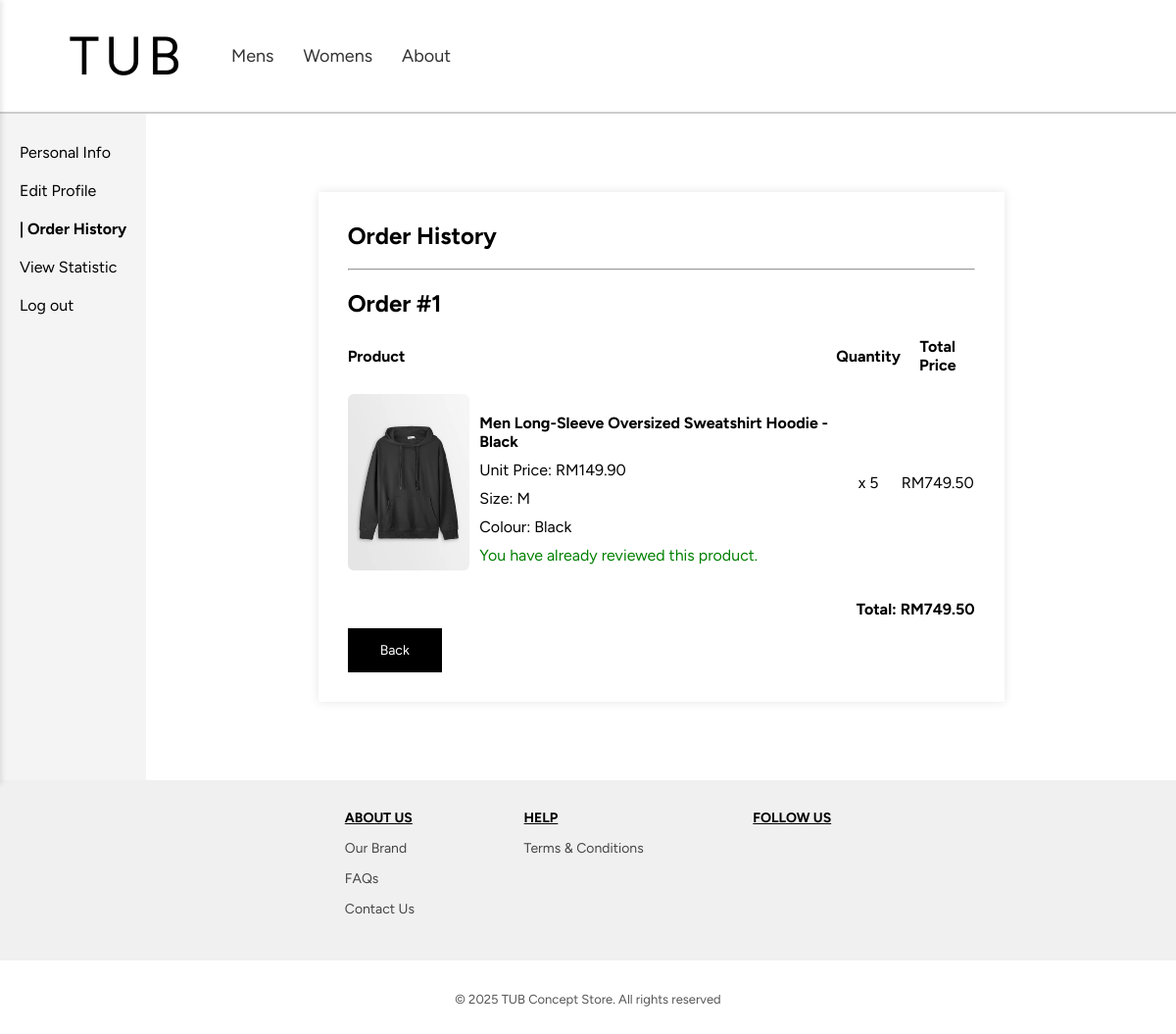
Screenshot of /profile/orderHistory.php?order_id=1 (signed in) with the database file from the repository.
### tables this page shows
CREATE TABLE OrderItems (
    orderItemID INT AUTO_INCREMENT,
    orderID INT,
    productID INT,
    variantID INT,
    quantity INT,
    CONSTRAINT OrderItems_orderItemID_pk PRIMARY KEY(orderItemID),
    CONSTRAINT OrderItems_orderID_fk FOREIGN KEY (orderID) REFERENCES Orders(orderID),
    CONSTRAINT OrderItems_productID_fk FOREIGN KEY (productID) REFERENCES Products(productID),
    CONSTRAINT OrderItems_variantID_fk FOREIGN KEY (variantID) REFERENCES ProductVariants(variantID)
);

CREATE TABLE ProductImages (
    imageID INT AUTO_INCREMENT,
    productID INT,
    image_url VARCHAR(255) NOT NULL,
    image_type ENUM('Front', 'Back') NOT NULL,
    CONSTRAINT ProductImages_imageID_pk PRIMARY KEY(imageID),
    CONSTRAINT ProductImages_productID_fk FOREIGN KEY (productID) REFERENCES Products(productID)
);

CREATE TABLE Products (
    productID INT AUTO_INCREMENT,
    name VARCHAR(100) NOT NULL,
    description TEXT NOT NULL,
    price DECIMAL(13,2) NOT NULL,
    category VARCHAR(20) NOT NULL,
    colour VARCHAR (20) NOT NULL,
    CONSTRAINT Products_productID_pk PRIMARY KEY(productID)
);

CREATE TABLE ProductVariants (
    variantID INT AUTO_INCREMENT,
    productID INT,
    size CHAR(2) NOT NULL,
    stock INT NOT NULL,
    CONSTRAINT ProductVariants_variantID_pk PRIMARY KEY(variantID),
    CONSTRAINT ProductVariants_productID_fk FOREIGN KEY (productID) REFERENCES Products(productID)
);

### classes/database.php (called while the page is built, shortened)
<?php
    class Database {
        private static $host = "localhost";
        private static $dbname = "tub_db";
        private static $username = "root";
        private static $password = "";
        private static $conn = null;
        public static function connect() {
            if (self::$conn === null) {
                self::$conn = new mysqli(self::$host, self::$username, self::$password, self::$dbname);
            }
            return self::$conn;
        }
    }
?>

### classes/order.php (called while the page is built, shortened)
<?php
require_once __DIR__ . '/database.php';
class Order {
    private $conn;
    public function __construct() {
        $this->conn = Database::connect();
    }
    public function getOrderHistoryById($orderID){
        $sql = "SELECT
                    oi.orderID,
                    oi.orderItemID,
                    oi.productID,
                    oi.variantID,
                    oi.quantity,
                    p.name,
                    p.description,
                    p.price AS product_price,
                    p.colour,
                    p.category,
                    pv.variantID,
                    pv.size,
                    pv.stock,
                    pi.imageID,
                    pi.image_url,
                    pi.image_type
                FROM OrderItems oi
                JOIN Products p ON oi.productID = p.productID
                LEFT JOIN ProductVariants pv ON oi.variantID = pv.variantID
                LEFT JOIN ProductImages pi ON pi.imageID = (
                    SELECT MIN(imageID)
                    FROM ProductImages
                    WHERE productID = p.productID
                )
                WHERE oi.orderID = ?";
        $stmt = $this->conn->prepare($sql);
        $stmt->bind_param("i", $orderID);
        $stmt->execute();
        $result = $stmt->get_result();
        $orderDetails = [
            'orderID'    => $orderID,
            'orderItems' => []
        ];
        while ($row = $result->fetch_assoc()) {
            $orderDetails['orderItems'][] = [
                'orderItemID' => $row['orderItemID'],
                'productID'   => $row['productID'],
                'variantID'   => $row['variantID'],
                'quantity'    => $row['quantity'],
                'name'        => $row['name'],
                'description' => $row['description'],
                'price'       => $row['product_price'],
                'colour'      => $row['colour'],
                'category'    => $row['category'],
                'size'        => $row['size'],
                'stock'       => $row['stock'],
                'image'       => $row['image_url'] ? [
                    'imageID' => $row['imageID'],
                    'url'     => $row['image_url'],
                    'type'    => $row['image_type']
                ] : null
            ];
        }
        return $orderDetails;
    }
}
?>

### classes/user.php (called while the page is built, shortened)
<?php
require_once __DIR__ . '/database.php';
class User {
    private $conn;
    public function __construct() {
        $this->conn = Database::connect();
    }
    public function hasReviewedProductInOrder($userID, $productID, $orderID) {
        $stmt = $this->conn->prepare("SELECT COUNT(*) FROM Ratings WHERE userID = ? AND productID = ? AND orderID = ?");
        $stmt->bind_param("iii", $userID, $productID, $orderID);
        $stmt->execute();
        $stmt->bind_result($count);
        return $count > 0;
    }
}
?>

### profile/orderHistory.php (the view, shortened to what this page needs)
<?php
require_once '../classes/order.php';
require_once '../classes/user.php';
require_once '../classes/database.php';
$userID = $_SESSION['user_id'];
$orderID = isset($_GET['order_id']) ? intval($_GET['order_id']) : 0;
$order = new Order();
$user = new User();
$orderHistory = $order->getOrderHistory($userID);
$orderDetails = $order->getOrderHistoryById($orderID);
?>
<!DOCTYPE html>
<html lang="en">
<head>
    <link rel="stylesheet" href="../style/profile.css">
    <link rel="stylesheet" href="../style/styles.css">
    <link rel="stylesheet" href="../style/product.css">
    <link rel="stylesheet" href="https://cdnjs.cloudflare.com/ajax/libs/remixicon/3.5.0/remixicon.css">
</head>
<body>
    <?php include '../includes/header.php'; ?>
    <div class="container">
        <div class="sidebar">
            <a href="personalInfo.php" id="personal">Personal Info</a>
            <a href="editProfile.php">Edit Profile</a>
            <a href="orderHistory.php" style="font-weight: bold;">| Order History</a>
            <a href="viewStatistic.php">View Statistic</a>
            <a href="logout.php">Log out</a>
        </div>
        <div class="content">
            <div class="card">
            <h2>
                <?php
                    if (isset($_GET['order_id']) && isset($_GET['product_id'])) {
                        echo "Review Product";
                    } else {
                        echo "Order History";
                    }
                ?>
            </h2>
                <br>
                <hr>
                <br>
                <?php if (empty($orderHistory)): ?>
                    <p style="text-align: center;">You have not made any orders yet.</p>
                <?php elseif (isset($_GET['order_id'])): ?>
                    <h2>Order #<?php echo htmlspecialchars($_GET['order_id']); ?></h2>
                    <table class="order-details-table">
                        <?php if (!isset($_GET['product_id'])): ?>
                            <thead>
                                <tr id="order-details-header">
                                    <th style="text-align: left;">Product</th>
                                    <th>Quantity</th>
                                    <th>Total Price</th>
                                </tr>
                            </thead>
                        <?php endif; ?>
                        <tbody>
                        <?php $total = 0?>
                        <?php foreach ($orderDetails['orderItems'] as $item): ?>
                            <?php
                                $subtotal = $item['price'] * $item['quantity'];
                                $total += $subtotal;
                                $productID = $item['productID'];
                                $orderID = $_GET['order_id'];
                            ?>
                            <tr>
                            <?php if (!isset($_GET['product_id'])): ?>
                                <td>
                                    <div class="product-display">
                                        <img src="<?php echo htmlspecialchars($item['image']['url']); ?>" alt="<?php echo htmlspecialchars($item['name']); ?>" class="product-img" width="60">
                                        <div class="product-info" style="margin-top: 10px;">
                                            <p style="margin: 10px 0; font-weight: bold;"><?php echo htmlspecialchars($item['name']); ?></p>
                                            <p style="margin: 10px 0;">Unit Price: RM<?php echo number_format($item['price'], 2); ?></p>
                                            <p style="margin: 10px 0;">Size: <?php echo htmlspecialchars($item['size'] ?? 'N/A'); ?></p>
                                            <p style="margin: 10px 0;">Colour: <?php echo htmlspecialchars($item['colour'] ?? 'N/A'); ?></p>
                                            <?php if (!$user->hasReviewedProductInOrder($userID, $productID, $orderID)) {
                                                echo '<p style="margin: 10px 0; text-decoration: underline; color: black; cursor: pointer;"
                                                    onclick="window.location.href=\'?order_id=' . $orderDetails['orderID'] . '&product_id=' . $item['productID'] . '\'">
                                                    Rate this product
                                                    </p>';
                                            } else {
                                                echo '<p style="color: green;">You have already reviewed this product.</p>';
                                            }
                                            ?>
                                        </div>
                                    </div>
                                </td>
                                <td style="text-align: center;">
                                    x <?php echo htmlspecialchars($item['quantity']); ?>
                                </td>
                                <td style="text-align: center;">
                                    RM<?php echo number_format($item['price'] * $item['quantity'], 2); ?>
                                </td>
                            <?php endif; ?>
                            </tr>
                        <?php endforeach; ?>
                        </tbody>
                    </table>
                    <?php if (!isset($_GET['product_id'])): ?>
                        <p style="text-align:right;"><strong>Total: RM<?php echo number_format($total, 2); ?></strong></p>
                        <button class="back-btn"><a href="<?php echo basename($_SERVER['PHP_SELF']); ?>">Back</a></button>
                    <?php endif; ?>
                <?php endif; ?>
            </div>
        </div>
    </div>
    <?php include '../includes/footer.php'; ?>
</body>
</html>

### style/profile.css (style rules this page uses)
.container { display: flex; height: auto; }
.sidebar { width: auto; max-width: 200px; background: #f4f4f4; padding: 20px; }
.sidebar a { display: block; color: black; text-decoration: none; padding: 10px 0; max-width: 120px; }
.content { flex: 1; display: flex; justify-content: center; align-items: flex-start; padding: 80px; }
.card { background: white; padding: 30px; box-shadow: 0px 0px 10px rgba(0, 0, 0, 0.1); width: 100%; max-width: 700px; }
.card h2 { margin-top: 0; }

### style/styles.css (style rules this page uses)
* { margin: 0; padding: 0; box-sizing: border-box; font-family: Figtree, sans-serif; }
body { background-color: white; color: #000; }

### style/product.css (style rules this page uses)
.product-info { margin-left:auto; }
.product-display { display: flex; gap: 10px; }
.product-img { width: 25%; border-radius: 6px; }
.product-info { flex:1; }
.product-info p { text-align: left; }

### profile/orderHistory.php (style rules this page uses)
.order-details-table { margin-bottom: 10px; border-spacing: 0 20px; }
.back-btn { margin-top: 10px; width: 15%; height: 45px; background-color: black; color: white; border: none; font-size: 14px; cursor: pointer; transition: 0.3s ease; }
.back-btn a { color: white; text-decoration: none; display: block; width: 100%; height: 100%; line-height: 45px; }

### rows the page displays
orderitems: productimages.image_url (picture), productID.name "Men Long-Sleeve Oversized Sweatshirt Hoodie - Black", productID.price "149.90", variantID.size "M", productID.colour "Black", shows "You have already reviewed this product.", quantity "5", $item['price'] * $item['quantity'] "749.50"

### other values shown
$_GET['order_id'] "1"
$total "749.50"
